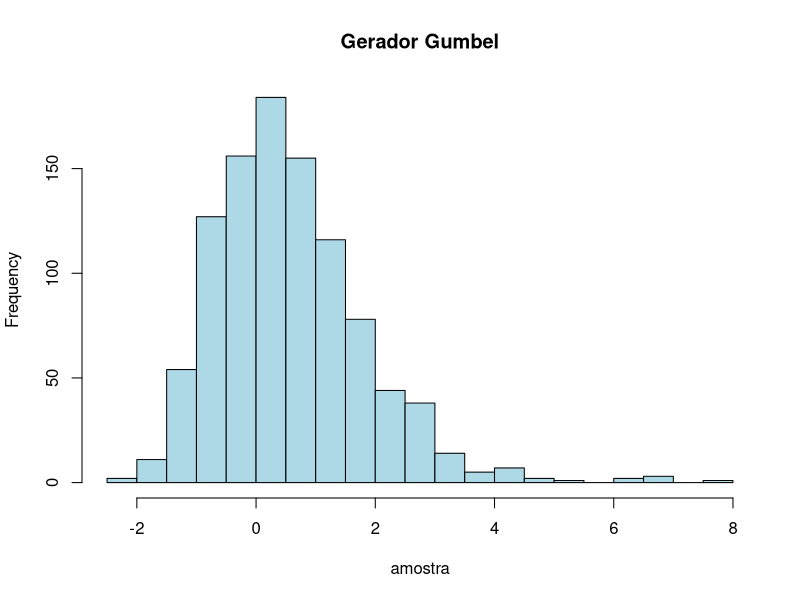
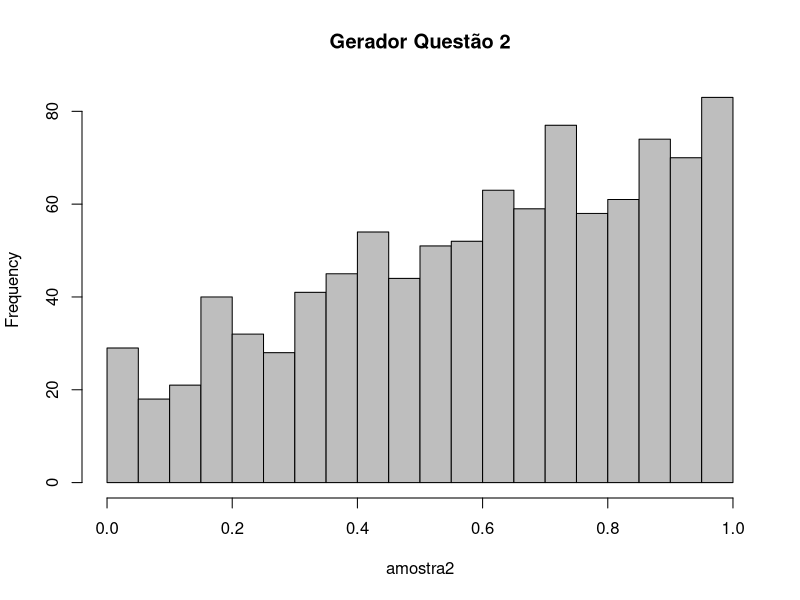
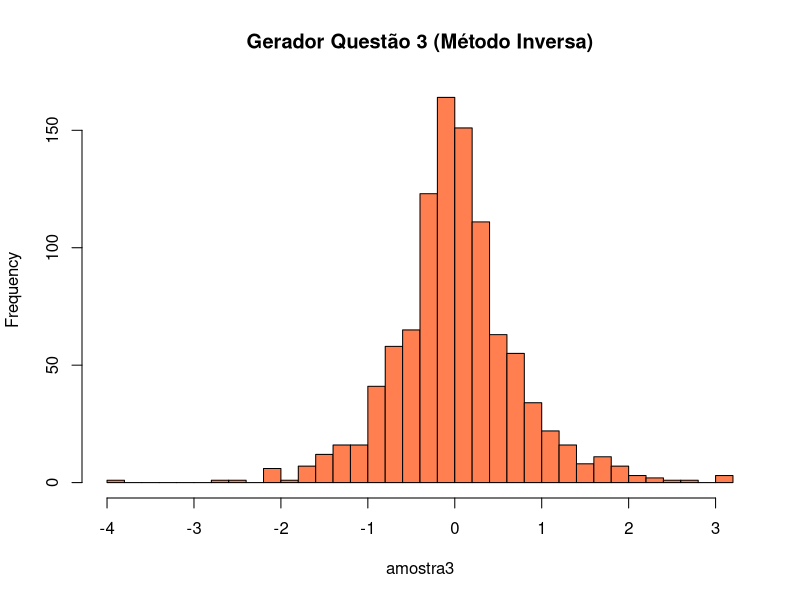
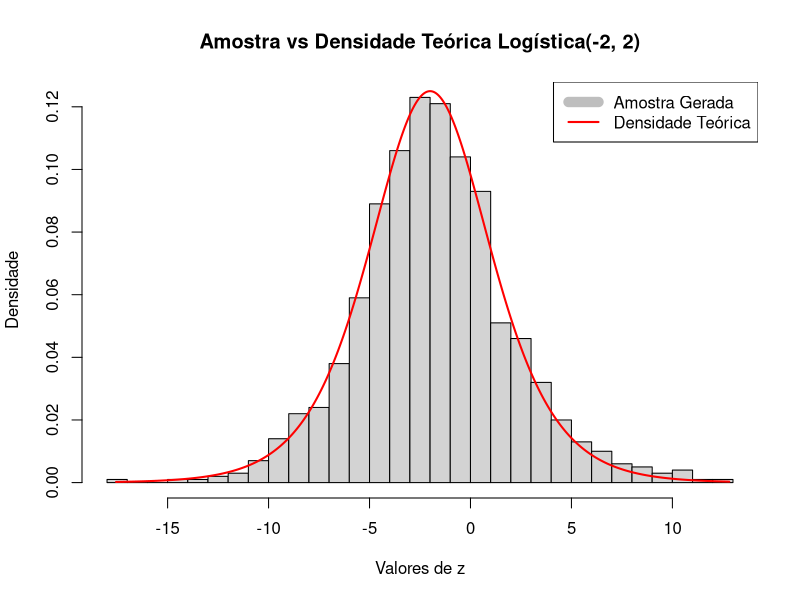

These charts were generated, in order, by the following R code:
## ---- chunk 1
mat <- 650
mat%%3
## ---- chunk 2
mu <- 0
b <- 1

gera_gum <- function(mu,b,n){
  u <- runif(n,min = 0, max = 1)
  x <- mu - b * log(-log(u))
  return (x)
}
amostra<- gera_gum(mu,b,1000) 
## ---- chunk 3
hist(amostra, breaks = 30, main = "Gerador Gumbel", col = "lightblue")
## ---- chunk 4
p_gumbel <- function(x, mu, b) {
  exp(-exp(-(x - mu) / b))
}
print(ks.test(amostra, p_gumbel, mu = mu, b = b))
## ---- chunk 5
gera_2 <- function(n){
  u <- runif(n,min = 0,max=1)
  x <- (-1+ (1+8*u)^(1/2))/2
  return(x)
}
amostra2 <- gera_2(1000)
hist(amostra2, breaks = 30, main = "Gerador Questão 2", col = "gray")
## ---- chunk 6
gera_3 <- function(n) {
  u <- runif(n)
  
  x <- ifelse(u <= 0.5, 
              log(2 * u) / 2,           
              -log(2 * (1 - u)) / 2      
       )
  
  return(x)
}
amostra3 <- gera_3(1000)
hist(amostra3, breaks = 50, col = "coral", main = "Gerador Questão 3 (Método Inversa)")
## ---- chunk 7

gera_4 <- function(n){
  u <- runif(n)
  x <- log(u/(1-u))
  return(x)
}
amostra4 <- gera_4(1e3)
ks.test(amostra4, "plogis", location = 0, scale = 1)
## ---- chunk 8
quebras <- qlogis(seq(0, 1, by = 0.1))
contagem_obs <- table(cut(amostra4, breaks = quebras, include.lowest = TRUE))
chisq.test(contagem_obs)

## ---- chunk 9
z <- -2+amostra4*2
hist(z, breaks = 40, freq = FALSE, col = "lightgrey", 
     main = "Amostra vs Densidade Teórica Logística(-2, 2)",
     xlab = "Valores de z", ylab = "Densidade")
x_seq <- seq(min(z), max(z), length.out = 500)
y_teorico <- dlogis(x_seq, location = -2, scale = 2)
lines(x_seq, y_teorico, col = "red", lwd = 2)
legend("topright", legend = c("Amostra Gerada", "Densidade Teórica"),
       col = c("grey", "red"), lwd = c(10, 2))
